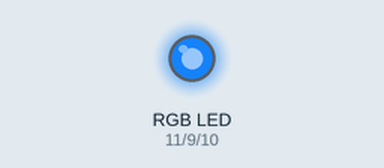
The sketch below on a simulated Arduino Uno, built with avr-gcc and run on an emulated ATmega328P. Shown: an RGB LED mixed from three pins (HIGH = lit). Dim RGB values are drawn brighter than linear.

Above: at 0.1 s.
At 1.6 s:
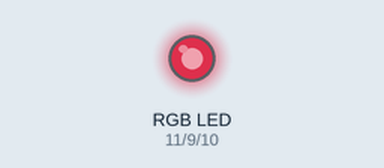
At 3.1 s:
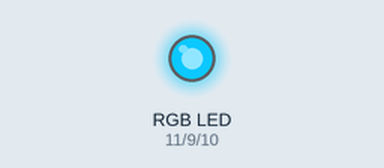
Timing chart, 0 to 4.6 s (numbered marks = the images above):
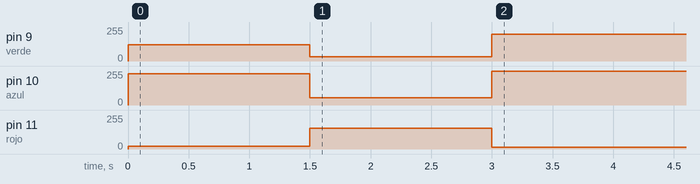

The sketch:

TP9.ino
```cpp
//      Ejercicio 9

#define verde 9
#define azul 10
#define rojo 11

int L1[] = {122 , 234 , 21};
int L2[] = {33  , 53  , 155};
int L3[] = {200 , 255 , 12};

int* colores[] = {L1, L2, L3};

void setup()
{
  for(int v = 0; v < (sizeof(colores)/sizeof(int)); v++)
  {
    if(v == 0)
    {
      analogWrite(verde, L1[0]);
      analogWrite(azul, L1[1]);
      analogWrite(rojo, L1[2]);
    }
    if(v == 1)
    {
      analogWrite(verde, L2[0]);
      analogWrite(azul, L2[1]);
      analogWrite(rojo, L2[2]);
    }
    if(v == 2)
    {
      analogWrite(verde, L3[0]);
      analogWrite(azul, L3[1]);
      analogWrite(rojo, L3[2]);
    }

    delay(1500);
  }//for v
}//setup

void loop()
{

}
```
